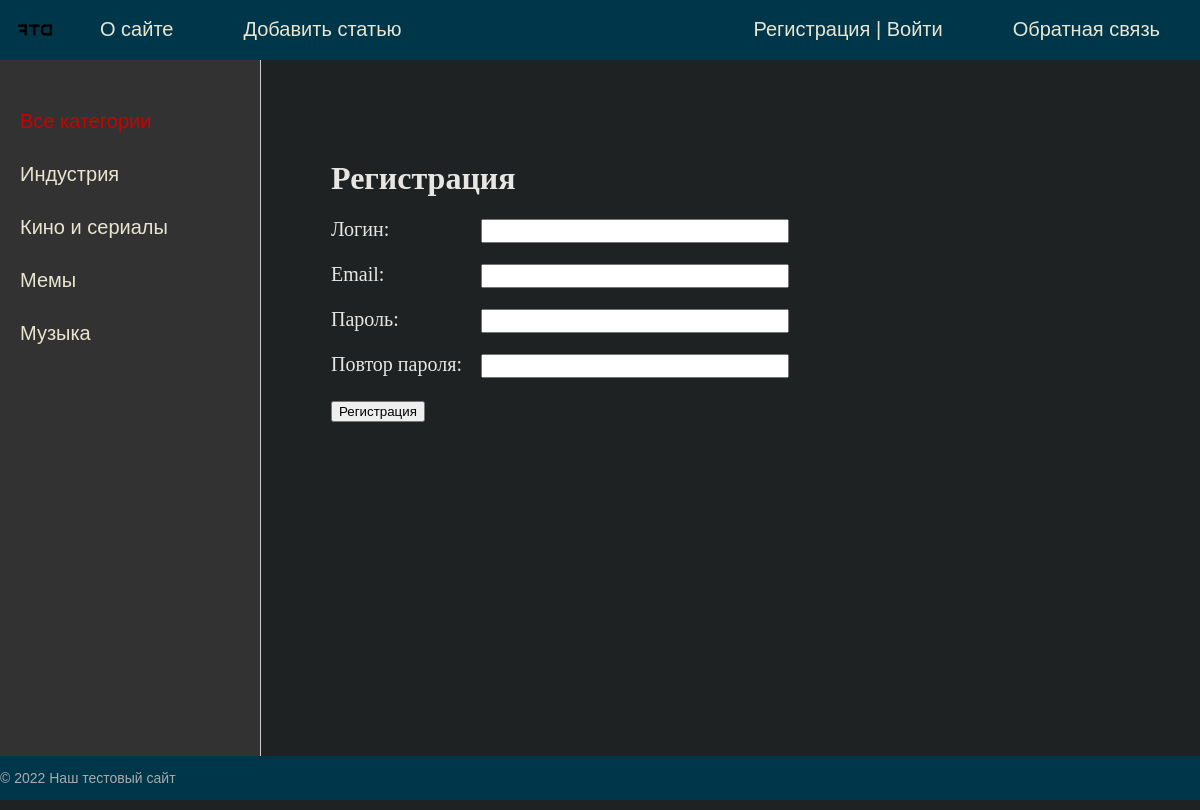
The page /blog/register/ on the database its author committed.
### blog/models.py (models this page shows, shortened)
class Category(models.Model):
    name = models.CharField(max_length=100, db_index=True, verbose_name='Название')
    slug = models.SlugField(max_length=255,unique=True, db_index=True, verbose_name="URL")
    def get_absolute_url(self):
        return reverse('category', kwargs={'cat_slug': self.slug})
    class Meta:
        verbose_name = 'Категория'
        verbose_name_plural = 'Категории'
        ordering = ['id']

### blog/views.py (the view, shortened to what this page needs)
# urls.py: path('register/', RegisterUser.as_view(), name='register'),
class RegisterUser(DataMixin, CreateView):
    form_class = RegisterUserForm
    template_name = 'blog/register.html'
    success_url = reverse_lazy('login')
    def get_context_data(self, *, object_list=None, **kwargs):
        context = super().get_context_data(**kwargs)
        c_def = self.get_user_context(title="Регистрация")
        return dict(list(context.items())+list(c_def.items()))

### blog/forms.py
class RegisterUserForm(UserCreationForm):
    username = forms.CharField(label='Логин', widget=forms.TextInput(attrs={'class': 'form-input'}))
    email = forms.EmailField(label='Email', widget=forms.EmailInput(attrs={'class': 'form-input'}))
    password1 = forms.CharField(label='Пароль', widget=forms.PasswordInput(attrs={'class':'form-input'}))
    password2 = forms.CharField(label='Повтор пароля', widget=forms.PasswordInput(attrs={'class':'form-input'}))
    class Meta:
        model = User
        fields = ('username', 'email', 'password1', 'password2')

### blog/templatetags/blog_tags.py (called while the page is built)
@register.inclusion_tag('blog/list_categories.html')
def get_categories(sort=None, cat_selected=0):
    if not sort:
         cats = Category.objects.all()
    else:
         cats = Category.objects.order_by(sort)
    return{"cats": cats, "cat_selected": cat_selected}

### blog/utils.py (called while the page is built)
    def get_user_context(self,**kwargs):
        context = kwargs
        cats = Category.objects.all()
        context['menu'] = menu
        context['cats'] = cats
        if 'cats_selected' not in context:
            context['cat_selected'] = 0
        return context

### blog/templates/blog/register.html (shortened to what this page needs)
{% extends 'blog/base.html' %}
{% block content %}
<h1>{{title}}</h1>
<form method="post">
{% for f in form %}
<p><label class="form-label" for="{{ f.id_for_label}}">{{f.label}}: </label>{{f}}</p>
{% endfor %}
    <button type="submit">Регистрация</button>
</form>
{% endblock %}

### blog/templates/blog/list_categories.html
{% for c in cats %}
    {% if c.pk == cat_selected %}
        <li class="selcted">{{c.name}}</li>
    {% else %}
        <li><a href="{{c.get_absolute_url}}">{{c.name}}</a></li>
    {% endif %}
{% endfor %}

### blog/static/blog/css/styles.css (style rules this page uses)
html, body { background: #1f2223; font-family: 'Arial'; margin: 0; padding: 0; height: 100%; width: 100%; color: #444; }
a { color: #0059b2; text-decoration: none; }
.left-chapters ul li { margin: 30px 0 0 0; color: #999; }
.left-chapters ul li a { color: #e8e6d1; text-decoration: none; }
.content-text h1 { font-size: 32px; }
.form-input { width: 300px; font-size: 16px; }
.form-label { display: inline-block; min-width: 150px; vertical-align: top; }

### rows shown on the page
Category: name "Индустрия"
Category: name "Кино и сериалы"
Category: name "Мемы"
Category: name "Музыка"

### other values the page prints
{{ m.title }} "О сайте" "Добавить статью"
{{ m.title }} "Обратная связь"
{{ title }} "Регистрация"
{{ f.label }} "Логин" "Email" "Пароль" "Повтор пароля"
